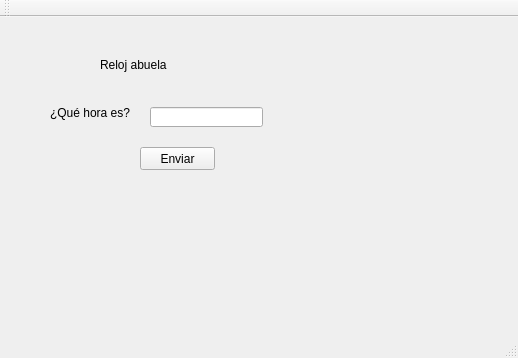
<?xml version="1.0" encoding="UTF-8"?>
<ui version="4.0">
 <class>MainWindow</class>
 <widget class="QMainWindow" name="MainWindow">
  <property name="geometry">
   <rect>
    <x>0</x>
    <y>0</y>
    <width>518</width>
    <height>358</height>
   </rect>
  </property>
  <property name="windowTitle">
   <string>MainWindow</string>
  </property>
  <widget class="QWidget" name="centralWidget">
   <widget class="QLabel" name="label">
    <property name="geometry">
     <rect>
      <x>100</x>
      <y>40</y>
      <width>131</width>
      <height>16</height>
     </rect>
    </property>
    <property name="text">
     <string>Reloj abuela</string>
    </property>
   </widget>
   <widget class="QLabel" name="label_2">
    <property name="geometry">
     <rect>
      <x>50</x>
      <y>80</y>
      <width>101</width>
      <height>31</height>
     </rect>
    </property>
    <property name="text">
     <string>¿Qué hora es?</string>
    </property>
   </widget>
   <widget class="QLineEdit" name="horaUsuario">
    <property name="geometry">
     <rect>
      <x>150</x>
      <y>90</y>
      <width>113</width>
      <height>20</height>
     </rect>
    </property>
   </widget>
   <widget class="QPushButton" name="pushButton">
    <property name="geometry">
     <rect>
      <x>140</x>
      <y>130</y>
      <width>75</width>
      <height>23</height>
     </rect>
    </property>
    <property name="text">
     <string>Enviar</string>
    </property>
   </widget>
   <widget class="QLabel" name="Resultado">
    <property name="geometry">
     <rect>
      <x>10</x>
      <y>170</y>
      <width>491</width>
      <height>20</height>
     </rect>
    </property>
    <property name="text">
     <string/>
    </property>
    <property name="alignment">
     <set>Qt::AlignRight|Qt::AlignTrailing|Qt::AlignVCenter</set>
    </property>
   </widget>
  </widget>
  <widget class="QMenuBar" name="menuBar">
   <property name="geometry">
    <rect>
     <x>0</x>
     <y>0</y>
     <width>518</width>
     <height>21</height>
    </rect>
   </property>
  </widget>
  <widget class="QToolBar" name="mainToolBar">
   <attribute name="toolBarArea">
    <enum>TopToolBarArea</enum>
   </attribute>
   <attribute name="toolBarBreak">
    <bool>false</bool>
   </attribute>
  </widget>
  <widget class="QStatusBar" name="statusBar"/>
 </widget>
 <layoutdefault spacing="6" margin="11"/>
 <resources/>
 <connections/>
</ui>
